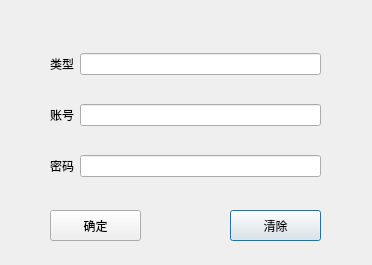
<?xml version="1.0" encoding="UTF-8"?>
<ui version="4.0">
 <class>Dialog_2</class>
 <widget class="QDialog" name="Dialog_2">
  <property name="geometry">
   <rect>
    <x>0</x>
    <y>0</y>
    <width>372</width>
    <height>265</height>
   </rect>
  </property>
  <property name="windowTitle">
   <string>Dialog</string>
  </property>
  <widget class="QPushButton" name="pushButton_2">
   <property name="geometry">
    <rect>
     <x>230</x>
     <y>210</y>
     <width>91</width>
     <height>31</height>
    </rect>
   </property>
   <property name="text">
    <string>清除</string>
   </property>
  </widget>
  <widget class="QPushButton" name="pushButton">
   <property name="geometry">
    <rect>
     <x>50</x>
     <y>210</y>
     <width>91</width>
     <height>31</height>
    </rect>
   </property>
   <property name="text">
    <string>确定</string>
   </property>
  </widget>
  <widget class="QWidget" name="layoutWidget">
   <property name="geometry">
    <rect>
     <x>50</x>
     <y>30</y>
     <width>271</width>
     <height>171</height>
    </rect>
   </property>
   <layout class="QVBoxLayout" name="verticalLayout">
    <item>
     <layout class="QHBoxLayout" name="horizontalLayout">
      <item>
       <widget class="QLabel" name="label">
        <property name="text">
         <string>类型</string>
        </property>
       </widget>
      </item>
      <item>
       <widget class="QLineEdit" name="lineEdit"/>
      </item>
     </layout>
    </item>
    <item>
     <layout class="QHBoxLayout" name="horizontalLayout_2">
      <item>
       <widget class="QLabel" name="label_2">
        <property name="text">
         <string>账号</string>
        </property>
       </widget>
      </item>
      <item>
       <widget class="QLineEdit" name="lineEdit_2"/>
      </item>
     </layout>
    </item>
    <item>
     <layout class="QHBoxLayout" name="horizontalLayout_3">
      <item>
       <widget class="QLabel" name="label_3">
        <property name="text">
         <string>密码</string>
        </property>
       </widget>
      </item>
      <item>
       <widget class="QLineEdit" name="lineEdit_3"/>
      </item>
     </layout>
    </item>
   </layout>
  </widget>
 </widget>
 <resources/>
 <connections/>
</ui>
